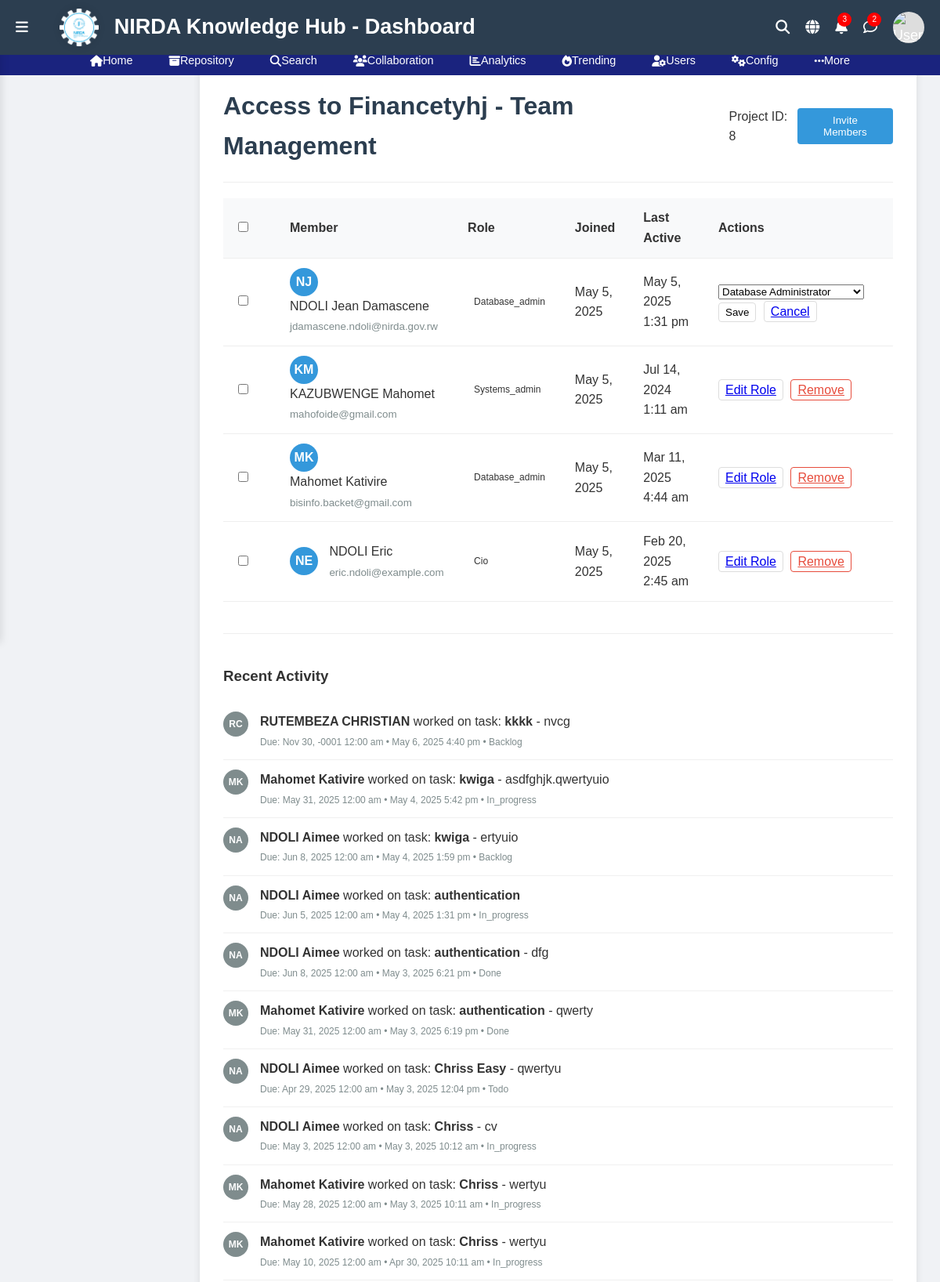
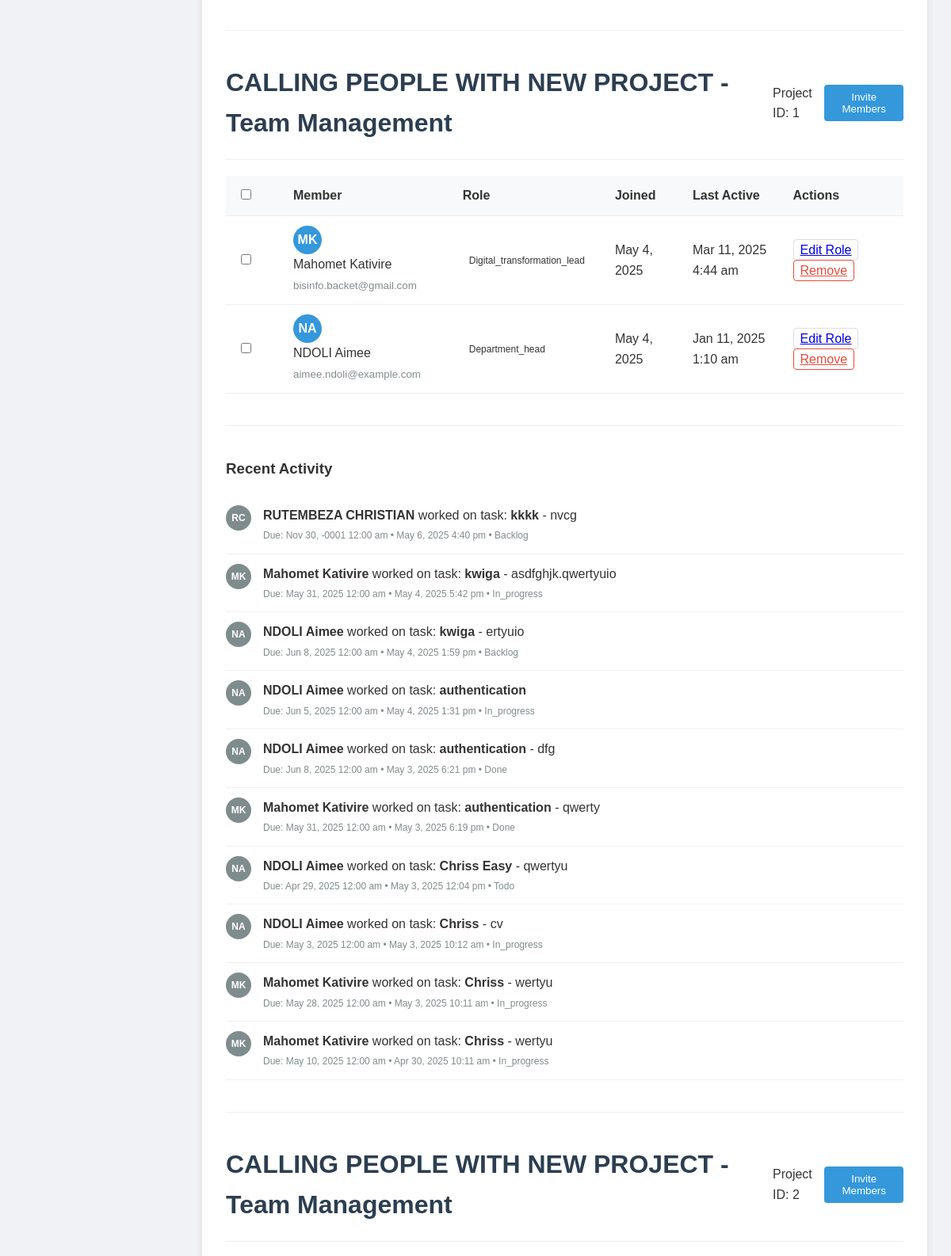
Page /CollaborativeProjects/project_members.php?edit_role=14 (upper part) on the committed database (2 pictures, top to bottom).
### tables this page shows
CREATE TABLE `projects` (
  `project_id` int(11) NOT NULL,
  `project_name` varchar(100) NOT NULL,
  `description` text DEFAULT NULL,
  `project_template` varchar(100) DEFAULT NULL,
  `start_date` date DEFAULT NULL,
  `end_date` date DEFAULT NULL,
  `goal_title` varchar(255) DEFAULT NULL,
  `goal_description` text DEFAULT NULL,
  `created_by` int(11) DEFAULT NULL,
  `created_at` timestamp NOT NULL DEFAULT current_timestamp()
);

CREATE TABLE `project_members` (
  `member_id` int(12) NOT NULL,
  `project_id` int(11) NOT NULL,
  `user_id` int(11) NOT NULL,
  `role` varchar(50) DEFAULT NULL,
  `joined_at` timestamp NOT NULL DEFAULT current_timestamp()
);

CREATE TABLE `users` (
  `user_id` int(11) NOT NULL,
  `username` varchar(50) NOT NULL,
  `email` varchar(100) NOT NULL,
  `password` varchar(255) NOT NULL,
  `full_name` varchar(100) NOT NULL,
  `role_id` int(11) NOT NULL,
  `department` varchar(100) DEFAULT NULL,
  `division` varchar(100) DEFAULT NULL,
  `unit` varchar(100) DEFAULT NULL,
  `phone_number` varchar(20) DEFAULT NULL,
  `language_preference` enum('English','French','Kinyarwanda') DEFAULT 'English',
  `is_active` tinyint(1) DEFAULT 1,
  `created_at` timestamp NOT NULL DEFAULT current_timestamp(),
  `last_login` timestamp NULL DEFAULT NULL
);

CREATE TABLE `tasks` (
  `id` int(11) NOT NULL,
  `title` varchar(255) NOT NULL,
  `description` text DEFAULT NULL,
  `status` enum('backlog','todo','in_progress','done') DEFAULT 'backlog',
  `priority` enum('low','medium','high') DEFAULT 'medium',
  `assignee_id` int(11) DEFAULT NULL,
  `deadline` date DEFAULT NULL,
  `created_at` timestamp NOT NULL DEFAULT current_timestamp(),
  `updated_at` timestamp NOT NULL DEFAULT current_timestamp() ON UPDATE current_timestamp(),
  `project_id` int(11) DEFAULT NULL
);

### CollaborativeProjects/project_members.php (the view, shortened to what this page needs)
<?php
include('../SchedureEvent/connect.php');
function getAllProjects($connection) {
    $projects = [];
    $query = "SELECT project_id, project_name FROM projects ORDER BY project_name";
    $result = mysqli_query($connection, $query);
    while ($row = mysqli_fetch_assoc($result)) {
        $projects[] = $row;
    }
    return $projects;
}
function getProjectMembers($connection, $project_id = null) {
    $members = [];
    $query = "SELECT
                pm.project_id,
                u.user_id,
                u.full_name,
                u.email,
                u.last_login,
                pm.role,
                pm.joined_at
              FROM project_members pm
              JOIN users u ON pm.user_id = u.user_id";
    if ($project_id !== null) {
        $query .= " WHERE pm.project_id = ?";
        $stmt = $connection->prepare($query);
        $stmt->bind_param("i", $project_id);
        $stmt->execute();
        $result = $stmt->get_result();
    } else {
        $result = mysqli_query($connection, $query);
    }
    while ($row = ($project_id !== null ? $result->fetch_assoc() : mysqli_fetch_assoc($result))) {
        $members[] = $row;
    }
    return $members;
}
function getRecentActivities($connection, $assignee_id = null, $limit = 10) {
    $activities = [];
    $query = "SELECT
                u.user_id,
                u.full_name,
                t.id,
                t.title,
                t.description,
                t.deadline,
                t.created_at AS timestamp,
                t.status
              FROM tasks t
              JOIN users u ON t.assignee_id = u.user_id";
    $query .= " ORDER BY t.created_at DESC LIMIT ?";
    $stmt = $connection->prepare($query);
    if ($assignee_id !== null) {
        $stmt->bind_param("ii", $assignee_id, $limit);
    } else {
        $stmt->bind_param("i", $limit);
    }
    $stmt->execute();
    $result = $stmt->get_result();
    while ($row = $result->fetch_assoc()) {
        $activities[] = $row;
    }
    return $activities;
}
$projects = getAllProjects($connection);
$all_members = getProjectMembers($connection);
$recent_activities = isset($connection) ? getRecentActivities($connection, $_SESSION['user_id'] ?? null, 10) : [];
function getInitials($full_name) {
    $initials = '';
    $parts = explode(' ', trim($full_name));
    foreach ($parts as $part) {
        if (!empty($part)) {
            $initials .= strtoupper(substr($part, 0, 1));
        }
    }
    return substr($initials, 0, 2);
}
function formatDate($dateString) {
    try {
        $date = new DateTime($dateString);
        return $date->format('M j, Y');
    } catch (Exception $e) {
        return 'Invalid date';
    }
}
function formatDateTime($dateTimeString) {
    try {
        $date = new DateTime($dateTimeString);
        return $date->format('M j, Y g:i a');
    } catch (Exception $e) {
        return 'Invalid date/time';
    }
}
?>
<!DOCTYPE html>
<html lang="en">
<head>
</head>
<body>
<?php include("../Internees_task/header.php"); ?>
    <div class="container">
    <?php foreach ($projects as $project): ?>
        <?php
        $project_members = array_filter($all_members, function($m) use ($project) {
            return $m['project_id'] == $project['project_id'];
        });
        ?>
        <div class="header">
            <h1 class="project-title"><?= htmlspecialchars($project['project_name']) ?> - Team Management</h1>
            <p>Project ID: <?= $project['project_id'] ?></p>
            <button class="btn btn-primary"><a href="../CollaborativeProjects/invitemember.php" style="text-decoration: none; color: white;">Invite Members</a></button>
        </div>
        <table class="members-table">
            <thead>
                <tr>
                    <th width="40"><input type="checkbox" id="toggleBulk" onchange="toggleBulkActions()"></th>
                    <th>Member</th>
                    <th>Role</th>
                    <th>Joined</th>
                    <th>Last Active</th>
                    <th>Actions</th>
                </tr>
            </thead>
            <tbody id="membersList">
                <?php foreach ($project_members as $member): ?>
                <tr data-id="<?= $member['user_id'] ?>">
                    <td><input type="checkbox" class="member-checkbox" onchange="updateSelectedCount()"></td>
                    <td>
                        <div class="member-avatar"><?= getInitials($member['full_name']) ?></div>
                        <div class="member-name">
                            <div><?= htmlspecialchars($member['full_name']) ?></div>
                            <small style="color: #7f8c8d;"><?= htmlspecialchars($member['email']) ?></small>
                        </div>
                    </td>
                    <td>
                        <span class="role-badge role-<?= $member['role'] ?>">
                            <?= ucfirst($member['role']) ?>
                        </span>
                    </td>
                    <td><?= formatDate($member['joined_at']) ?></td>
                    <td><?= $member['last_login'] ? formatDateTime($member['last_login']) : 'Never' ?></td>
                    <td>
    <?php if (isset($_GET['edit_role']) && $_GET['edit_role'] == $member['user_id']): ?>
        <form method="post" style="display: inline;">
            <select name="new_role" class="role-dropdown">
                <option value="database_admin" <?= $member['role'] == 'database_admin' ? 'selected' : '' ?>>Database Administrator</option>
            </select>
            <button type="submit" name="update_role" class="action-btn">Save</button>
            <a href="?cancel=1" class="action-btn">Cancel</a>
        </form>
    <?php else: ?>
        <a href="?edit_role=<?= $member['user_id'] ?>" class="action-btn">Edit Role</a>
        <?php if ($member['role'] !== 'manager'): ?>
            <?php if (isset($_GET['confirm_remove']) && $_GET['confirm_remove'] == $member['user_id']): ?>
                <form method="post" style="display: inline;">
                    <input type="hidden" name="member_id" value="<?= $member['user_id'] ?>">
                    <span>Confirm?</span>
                    <button type="submit" name="remove_member" class="action-btn delete">Yes</button>
                    <a href="?cancel=1" class="action-btn">No</a>
                </form>
            <?php else: ?>
                <a href="?confirm_remove=<?= $member['user_id'] ?>" class="action-btn delete">Remove</a>
            <?php endif; ?>
        <?php endif; ?>
    <?php endif; ?>
</td>
                </tr>
                <?php endforeach; ?>
            </tbody>
        </table>
<div class="activity-log">
    <h3>Recent Activity</h3>
    <div id="activityFeed">
        <?php
        $recent_tasks = getRecentActivities($connection, null, 10);
        if (empty($recent_tasks)): ?>
            <p>No recent activity found.</p>
        <?php else: ?>
            <?php foreach ($recent_tasks as $task): ?>
            <div class="activity-item">
                <div class="activity-avatar"><?= getInitials($task['full_name']) ?></div>
                <div class="activity-content">
                    <div>
                        <strong><?= htmlspecialchars($task['full_name']) ?></strong>
                        <?php if ($task['status'] == 'completed'): ?>
                            completed task:
                        <?php else: ?>
                            worked on task:
                        <?php endif; ?>
                        <strong><?= htmlspecialchars($task['title']) ?></strong>
                        <?php if (!empty($task['description'])): ?>
                            - <?= htmlspecialchars($task['description']) ?>
                        <?php endif; ?>
                    </div>
                    <div class="activity-meta">
                        <?php if (!empty($task['deadline'])): ?>
                            <span>Due: <?= formatDateTime($task['deadline']) ?></span>
                            <span>•</span>
                        <?php endif; ?>
                        <span><?= formatDateTime($task['timestamp']) ?></span>
                        <span>•</span>
                        <span class="status-<?= $task['status'] ?>"><?= ucfirst($task['status']) ?></span>
                    </div>
                </div>
            </div>
            <?php endforeach; ?>
        <?php endif; ?>
    </div>
</div>
        <hr style="margin: 40px 0; border: 0; border-top: 1px solid #eee;">
    <?php endforeach; ?>
    </div>
</body>
</html>

### CollaborativeProjects/project_members.php (style rules this page uses)
body { font-family: 'Segoe UI', Tahoma, Geneva, Verdana, sans-serif; margin: 0; padding: 0; background-color: #f5f7fa; color: #333; }
.container { max-width: 1200px; margin-left: 255px; margin-right: 30px; padding: 30px; padding-top: 100px; background-color: white; border-radius: 8px; box-shadow: 0 2px 10px rgba(0,0,0,0.1); }
.header { display: flex; justify-content: space-between; align-items: center; margin-bottom: 20px; padding-bottom: 20px; border-bottom: 1px solid #eee; }
.project-title { margin: 0; color: #2c3e50; }
.btn { padding: 8px 16px; border-radius: 4px; border: none; cursor: pointer; font-weight: 500; }
.btn-primary { background-color: #3498db; color: white; }
.members-table { width: 100%; border-collapse: collapse; margin-bottom: 30px; }
.members-table th, .members-table td { padding: 12px 15px; text-align: left; border-bottom: 1px solid #eee; }
.members-table th { background-color: #f8f9fa; font-weight: 600; }
.member-avatar { display: inline-block; width: 36px; height: 36px; border-radius: 50%; background-color: #3498db; color: white; text-align: center; line-height: 36px; margin-right: 10px; font-weight: bold; }
.member-name { display: inline-block; vertical-align: middle; }
.role-badge { display: inline-block; padding: 4px 8px; border-radius: 12px; font-size: 12px; font-weight: 500; }
.activity-log { margin-top: 40px; padding-top: 20px; border-top: 1px solid #eee; }
.activity-item { display: flex; padding: 12px 0; border-bottom: 1px solid #f0f0f0; }
.activity-avatar { width: 32px; height: 32px; border-radius: 50%; background-color: #7f8c8d; color: white; text-align: center; line-height: 32px; margin-right: 15px; font-weight: bold; font-size: 12px; }
.activity-content { flex: 1; }
.activity-meta { font-size: 12px; color: #7f8c8d; margin-top: 4px; }
.action-btn { padding: 4px 8px; border-radius: 4px; background-color: transparent; border: 1px solid #ddd; cursor: pointer; margin-right: 5px; }
.action-btn.delete { color: #e74c3c; border-color: #e74c3c; }

### Internees_task/header.php (style rules this page uses)
:root { --primary-color: #1a237e; --secondary-color: #2c3e50; --accent-color: #e74c3c; --background-color: #ecf0f1; --text-color: #34495e; }
body { font-family: 'Roboto', sans-serif; line-height: 1.6; margin: 0; padding: 0; background-color: #f0f2f5; color: #333; padding-top: 50px; }
body, html { margin: 0; padding: 0; font-family: Arial, sans-serif; min-height: 100vh; display: flex; flex-direction: column; }

### rows in the picture
projects: project_name "Access to Financetyhj", project_id "8"
project_members: user.full_name "NJ", user.full_name "NDOLI Jean Damascene", user.email "jdamascene.ndoli@nirda.gov.rw", role "Database_admin", joined_at "May 5, 2025", user.last_login "May 5, 2025 1:31 pm", new_role "Database Administrator"
project_members: user.full_name "KM", user.full_name "KAZUBWENGE Mahomet", user.email "mahofoide@gmail.com", role "Systems_admin", joined_at "May 5, 2025", user.last_login "Jul 14, 2024 1:11 am"
project_members: user.full_name "MK", user.full_name "Mahomet Kativire", user.email "bisinfo.backet@gmail.com", role "Database_admin", joined_at "May 5, 2025", user.last_login "Mar 11, 2025 4:44 am"
project_members: user.full_name "NE", user.full_name "NDOLI Eric", user.email "eric.ndoli@example.com", role "Cio", joined_at "May 5, 2025", user.last_login "Feb 20, 2025 2:45 am"
tasks: users.full_name "RC", users.full_name "RUTEMBEZA CHRISTIAN", shows "worked on task:", title "kkkk", description "nvcg", deadline "Nov 30, -0001 12:00 am", created_at "May 6, 2025 4:40 pm", status "Backlog"
tasks: users.full_name "MK", users.full_name "Mahomet Kativire", shows "worked on task:", title "kwiga", description "asdfghjk.qwertyuio", deadline "May 31, 2025 12:00 am", created_at "May 4, 2025 5:42 pm", status "In_progress"
tasks: users.full_name "NA", users.full_name "NDOLI Aimee", shows "worked on task:", title "kwiga", description "ertyuio", deadline "Jun 8, 2025 12:00 am", created_at "May 4, 2025 1:59 pm", status "Backlog"
tasks: users.full_name "NA", users.full_name "NDOLI Aimee", shows "worked on task:", title "authentication", deadline "Jun 5, 2025 12:00 am", created_at "May 4, 2025 1:31 pm", status "In_progress"
tasks: users.full_name "NA", users.full_name "NDOLI Aimee", shows "worked on task:", title "authentication", description "dfg", deadline "Jun 8, 2025 12:00 am", created_at "May 3, 2025 6:21 pm", status "Done"
tasks: users.full_name "MK", users.full_name "Mahomet Kativire", shows "worked on task:", title "authentication", description "qwerty", deadline "May 31, 2025 12:00 am", created_at "May 3, 2025 6:19 pm", status "Done"
tasks: users.full_name "NA", users.full_name "NDOLI Aimee", shows "worked on task:", title "Chriss Easy", description "qwertyu", deadline "Apr 29, 2025 12:00 am", created_at "May 3, 2025 12:04 pm", status "Todo"
tasks: users.full_name "NA", users.full_name "NDOLI Aimee", shows "worked on task:", title "Chriss", description "cv", deadline "May 3, 2025 12:00 am", created_at "May 3, 2025 10:12 am", status "In_progress"
tasks: users.full_name "MK", users.full_name "Mahomet Kativire", shows "worked on task:", title "Chriss", description "wertyu", deadline "May 28, 2025 12:00 am", created_at "May 3, 2025 10:11 am", status "In_progress"
tasks: users.full_name "MK", users.full_name "Mahomet Kativire", shows "worked on task:", title "Chriss", description "wertyu", deadline "May 10, 2025 12:00 am", created_at "Apr 30, 2025 10:11 am", status "In_progress"
projects: project_name "CALLING PEOPLE WITH NEW PROJECT", project_id "1"
project_members: user.full_name "MK", user.full_name "Mahomet Kativire", user.email "bisinfo.backet@gmail.com", role "Digital_transformation_lead", joined_at "May 4, 2025", user.last_login "Mar 11, 2025 4:44 am"
project_members: user.full_name "NA", user.full_name "NDOLI Aimee", user.email "aimee.ndoli@example.com", role "Department_head", joined_at "May 4, 2025", user.last_login "Jan 11, 2025 1:10 am"
projects: project_name "CALLING PEOPLE WITH NEW PROJECT", project_id "2"
